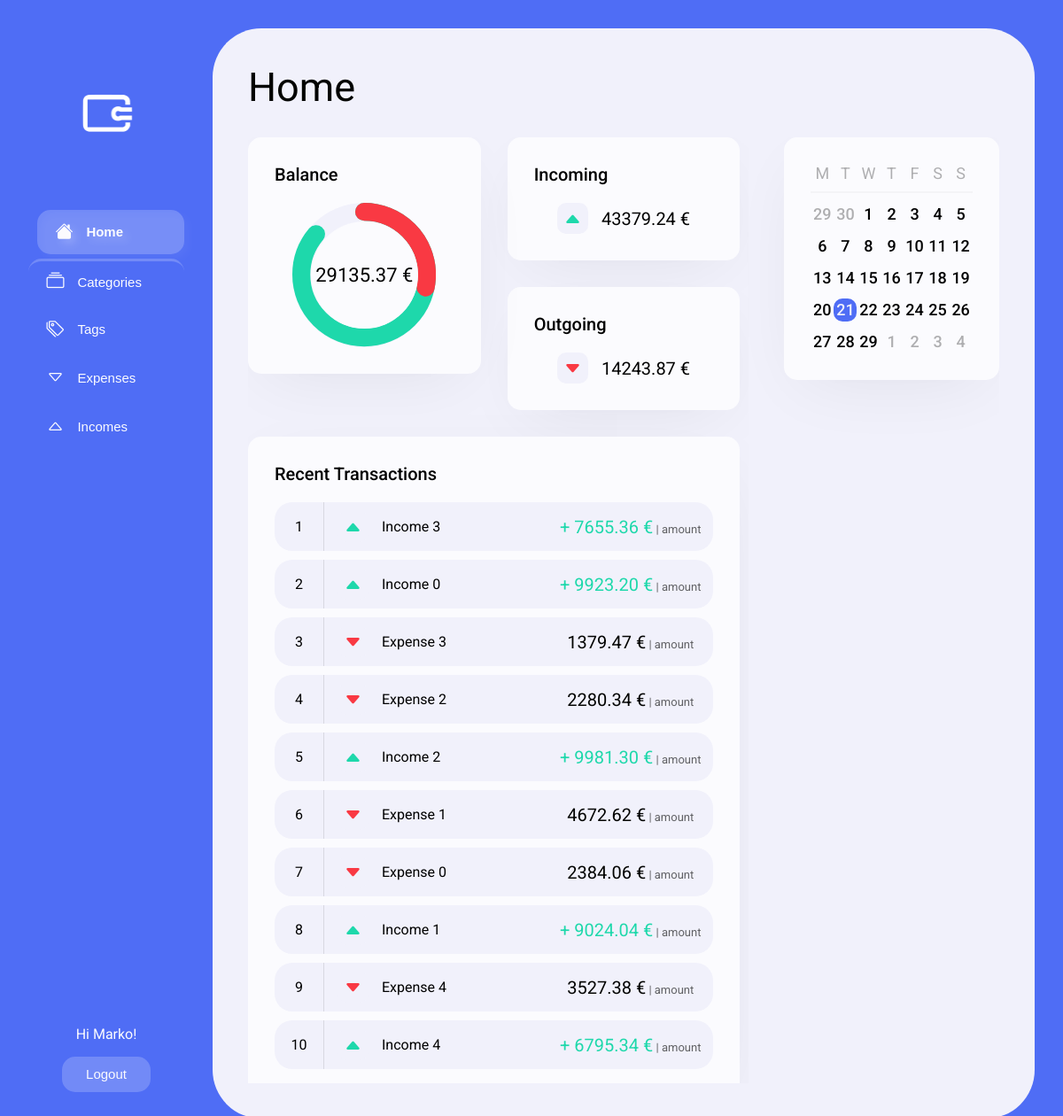
The app's page / (signed in) with its own data.
### myapp/models.py (models this page shows, shortened)
class FinancialSummary(models.Model):
    user = models.OneToOneField(User, on_delete=models.CASCADE)
    total_expenses = models.DecimalField(max_digits=10, decimal_places=2, default=0)
    total_incomes = models.DecimalField(max_digits=10, decimal_places=2, default=0)
    balance = models.DecimalField(max_digits=10, decimal_places=2, default=0)

class Income(models.Model):
    user = models.ForeignKey(User, on_delete=models.CASCADE)
    source = models.CharField(max_length=100)  # For example, salary, rental income, etc.
    amount = models.DecimalField(max_digits=10, decimal_places=2)
    date = models.DateTimeField()

class Expense(models.Model):
    user = models.ForeignKey(User, on_delete=models.CASCADE)
    category = models.ForeignKey(Category, on_delete=models.CASCADE)
    description = models.CharField(max_length=30)
    amount = models.DecimalField(max_digits=10, decimal_places=2)
    date = models.DateTimeField()
    tags = models.ManyToManyField(Tag, blank=True)

### myapp/views.py (the view)
# urls.py: path('', HomeView.as_view(), name='home'),
class HomeView(ListView):
  template_name = 'home.html'
  context_object_name = 'transactions'
  def get_queryset(self):
    user = self.request.user
    transactions = []
    if user.is_authenticated:
      expenses = Expense.objects.filter(user=user)
      incomes = Income.objects.filter(user=user)
      transactions = list(expenses) + list(incomes)
      transactions.sort(key=lambda x: x.date, reverse=True)
    return transactions[:10]
  def get_context_data(self, **kwargs):
      context = super().get_context_data(**kwargs)
      user = self.request.user
      context["financialsummary"] = FinancialSummary.objects.filter(user=user).first() if user.is_authenticated else {'balance': 0, 'total_expenses': 0, 'total_incomes': 0}
      current_year = date.today().year
      current_month = date.today().month
      context["monthdays"] = get_month_days_list(current_year, current_month)
      return context

### myapp/views.py (called while the page is built)
def get_month_days_list(year, month):
  current_year = date.today().year
  current_month = date.today().month
  current_day = date.today().day
  first_day, total_days = calendar.monthrange(year, month)
  prev_month = month - 1 if month > 1 else 12
  prev_month_last_day = calendar.monthrange(year if month > 1 else year - 1, prev_month)[1]
  prev_month_days = [{'day': prev_month_last_day - i, 'opacity': 0.3, 'is_current_day': False} for i in range(first_day - 1, 0, -1)]
  current_month_days = [{'day': day, 'opacity': 1, 'is_current_day': day == current_day and month == current_month} for day in range(1, total_days + 1)]
  next_month = month + 1 if month < 12 else 1
  next_month_days = [{'day': i, 'opacity': 0.3, 'is_current_day': False} for i in range(1, 35 - len(prev_month_days + current_month_days) + 1, 1)]
  result = prev_month_days + current_month_days + next_month_days
  return result

### myapp/templates/home.html (shortened to what this page needs)
{% extends "base.html" %}
{% load static %}
{% block content %}
<head>
    <link rel="stylesheet" type="text/css" href="{% static 'home.css' %}">
</head>
<body>
    <div class='container'>
        <div class='sidebar'>
            <img class='icon' src="{% static 'icon.png' %}">
            <button onclick="location.href='{% url 'home' %}'" class='active'><i class="bi bi-house-fill"></i>Home</button>
            <button onclick="location.href='{% url 'categories' %}'"><i class="bi bi-collection"></i>Categories</button>
            <button onclick="location.href='{% url 'tags' %}'"><i class="bi bi-tags"></i>Tags</button>
            <button onclick="location.href='{% url 'expenses' %}'"><i class="bi bi-caret-down"></i>Expenses</button>
            <button onclick="location.href='{% url 'incomes' %}'"><i class="bi bi-caret-up"></i>Incomes</button>
            <div class='user'>
                {% if user.is_authenticated %}
                <p>Hi {{ user.username|capfirst }}!</p>
                <button onclick="location.href='{% url 'logout' %}'">Logout</button>
                {% else %}
                <p>You are not logged in. </p>
                <button onclick="location.href='{% url 'login' %}'">Log In</button>
                {% endif %}
            </div>
        </div>
        <div class='dashboard'>
            <span class='title' style='user-select: none;'>Home</span>
            <div class='home_container'>
                <div class='home_container_left'>
                    <div class='balance_container home_tile' style='animation-duration: 0.4s;'>
                        <p class='balance_title'>Balance</p>
                        <div class='circle_progress'>
                            <div class='circle_progress_outer'>
                            </div>
                            <div class='circle_progress_inner'>
                                <p id='circle_progress_balance'>{{ financialsummary.balance }} €</p>
                            </div>
                        </div>
                    </div>
                    <div class='income_expense_container'>
                        <div class='income home_tile' style='animation-duration: 0.6s;'>
                            <p>Incoming</p>
                            <div style='display: inline-flex; align-items: center;'>
                                <i class="bi bi-caret-up-fill income_expense_icon" style='color: var(--green)'></i>
                                <span id='income'>{{ financialsummary.total_incomes }} €</span>
                            </div>
                        </div>
                        <div class='expense home_tile' style='animation-duration: 0.8s;'>
                            <p>Outgoing</p>
                            <div style='display: inline-flex; align-items: center;'>
                                <i class="bi bi-caret-down-fill income_expense_icon" style='color: var(--red)'></i>
                                <span id='expense'>{{ financialsummary.total_expenses }} €</span>
                            </div>
                        </div>
                    </div>
                    <div class='recent_transactions_container home_tile' style='animation-duration: 1s;'>
                        <p style='user-select: none;'>Recent Transactions</p>
                        <div class='recent_transactions'>
                            {% for t in transactions %}
                            <div class='item' style='background-color: var(--white-gray); grid-template-columns: auto auto 1fr 1fr; pointer-events: none; box-shadow: none;'>
                                <span class='item_index'>{{ forloop.counter }}</span>
                                <i class="bi bi-caret-{% if t.description %}down{% else %}up{% endif %}-fill item_icon" style='background-color: var(--white-gray); color: var(--{% if t.description %}red{% else %}green{% endif %});'></i>
                                <div>
                                    <span class='item_title'>
                                        {% if t.description %}
                                            {{ t.description|capfirst }}
                                        {% else %}
                                            {{ t.source|capfirst }}
                                        {% endif %}
                                    </span><br>
                                </div>
                                <span class='item_sum' style='color: var(--{% if t.description %}black{% else %}green{% endif %});'>{% if t.description %}{% else %}+ {% endif %}{{ t.amount }} €<span style='color: var(--black);'> | amount</span></span>
                            </div>
                            {% endfor %}
                        </div>
                    </div>
                </div>
                <div class='home_container_right'>
                    <div class='calendar home_tile' style='animation-duration: 1.2s;'>
                        <div class='calendar_days'>
                            <span>M</span>
                            <span>T</span>
                            <span>W</span>
                            <span>T</span>
                            <span>F</span>
                            <span>S</span>
                            <span>S</span>
                        </div>
                        <div class='calendar_dates'>
                            {% for d in monthdays %}
                            {% if not d.is_current_day %}
                                <span class='date' style="opacity: {{ d.opacity }};">{{ d.day }}</span>
                            {% else %}
                                <span class='date date_current' style="opacity: {{ d.opacity }};">{{ d.day }}</span>
                            {% endif %}
                            {% endfor %}
                        </div>
                    </div>
                </div>
            </div>
        </div>
    </div>
</body>
{% endblock %}

### records on screen
FinancialSummary: balance "29135.37", total_incomes "43379.24", total_expenses "14243.87"
Income: source "Income 3", amount "7655.36"
Income: source "Income 0", amount "9923.20"
Expense: description "Expense 3", amount "1379.47"
Expense: description "Expense 2", amount "2280.34"
Income: source "Income 2", amount "9981.30"
Expense: description "Expense 1", amount "4672.62"
Expense: description "Expense 0", amount "2384.06"
Income: source "Income 1", amount "9024.04"
Expense: description "Expense 4", amount "3527.38"
Income: source "Income 4", amount "6795.34"

### other values on screen
{{ user.username|capfirst }} "Marko"
{{ d.day }} "29" "30" "1" "2" "3" "4" "5" "6" "7" "8" "9" "10" "11" "12" "13" "14" "15" "16" "17" "18" "19" "20" "22" "23" "24" "25" "26" "27" "28" "29" "1" "2" "3" "4"
{{ d.day }} "21"
